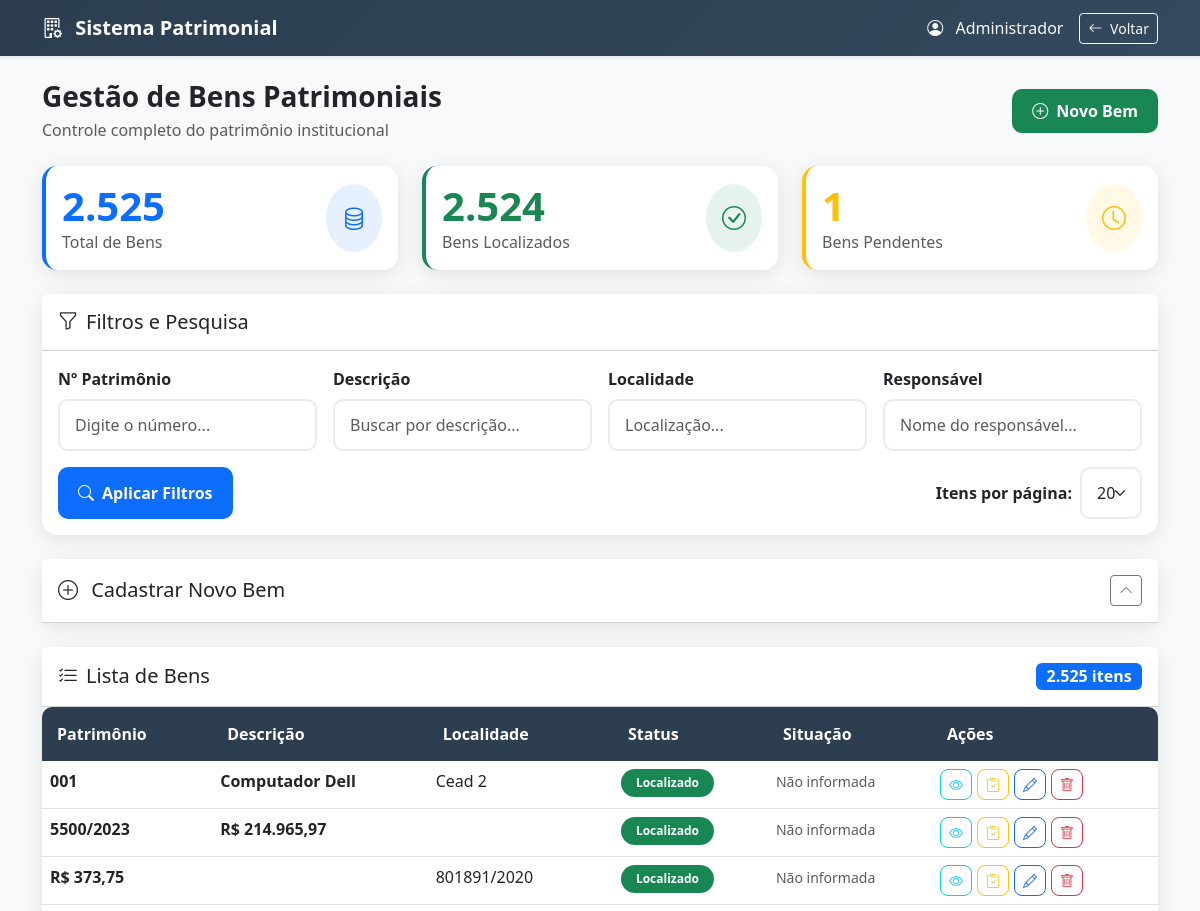
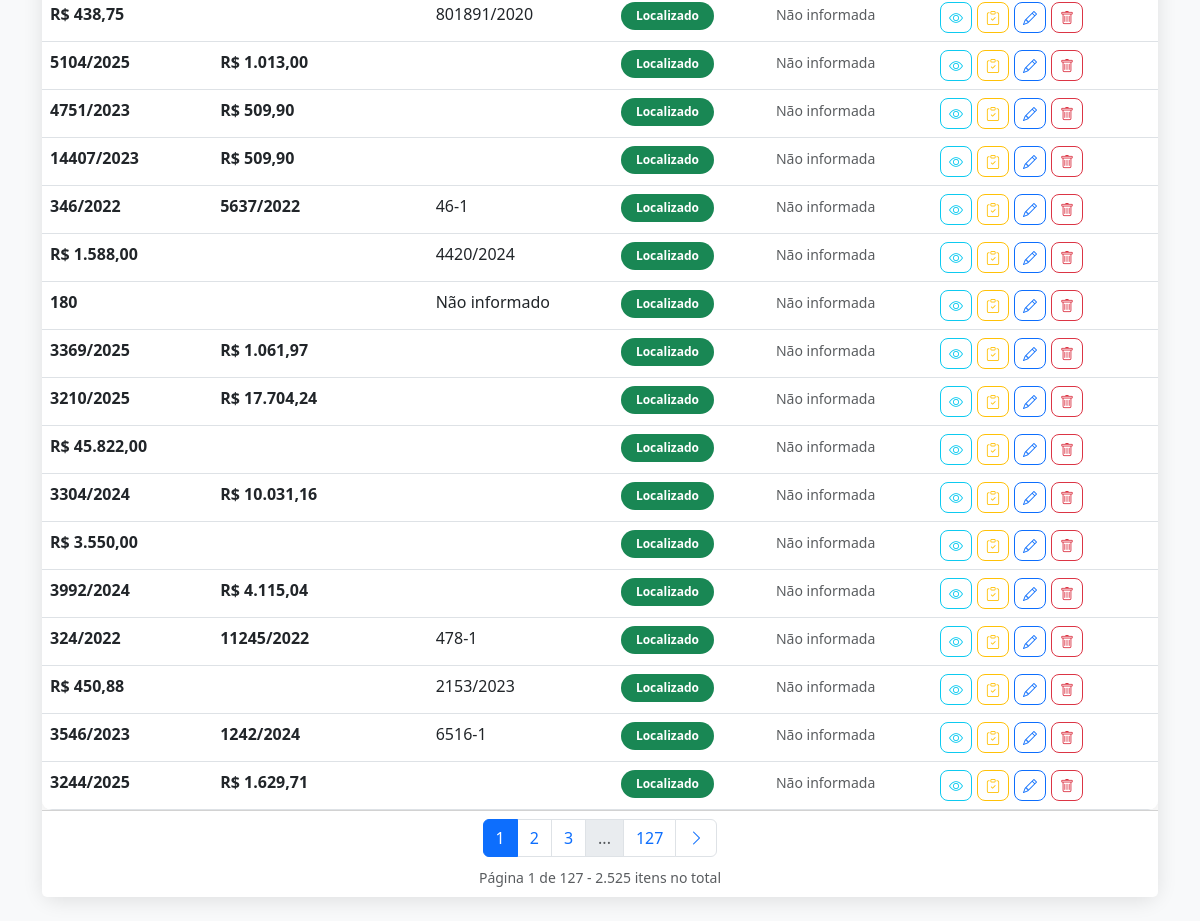
The page /sistema_crud.php (signed in) on the database its author committed (2 pictures, top to bottom).
### tables this page shows
CREATE TABLE `bens` (
  `id` int(11) NOT NULL AUTO_INCREMENT,
  `unidade_gestora` varchar(200) DEFAULT NULL,
  `localidade` varchar(200) DEFAULT NULL,
  `responsavel_localidade` varchar(100) DEFAULT NULL,
  `numero_patrimonio` varchar(100) NOT NULL,
  `descricao` text DEFAULT NULL,
  `observacoes` text DEFAULT NULL,
  `status` enum('Localizado','Pendente') DEFAULT 'Pendente',
  `responsavel_bem` varchar(100) DEFAULT NULL,
  `auditor` varchar(100) DEFAULT NULL,
  `data_ultima_vistoria` date DEFAULT NULL,
  `data_vistoria_atual` date DEFAULT NULL,
  `imagem` varchar(255) DEFAULT NULL,
  `localizacao_atual` varchar(200) DEFAULT NULL,
  `data_criacao` timestamp NOT NULL DEFAULT current_timestamp(),
  `data_atualizacao` timestamp NOT NULL DEFAULT current_timestamp() ON UPDATE current_timestamp(),
  `data_auditoria` datetime DEFAULT NULL,
  `localidade_anterior` varchar(200) DEFAULT NULL,
  PRIMARY KEY (`id`),
  UNIQUE KEY `numero_patrimonio` (`numero_patrimonio`)
);

### sistema_crud.php (the view, shortened to what the rows shown need)
<?php
$database = new Database();
$db = $database->getConnection();
$itens_por_pagina = isset($_GET['itens_por_pagina']) ? (int)$_GET['itens_por_pagina'] : 20;
$pagina_atual = isset($_GET['pagina']) ? (int)$_GET['pagina'] : 1;
$offset = ($pagina_atual - 1) * $itens_por_pagina;
$pesquisa_patrimonio = isset($_GET['patrimonio']) ? trim($_GET['patrimonio']) : '';
$pesquisa_descricao = isset($_GET['descricao']) ? trim($_GET['descricao']) : '';
$pesquisa_localidade = isset($_GET['localidade']) ? trim($_GET['localidade']) : '';
$pesquisa_responsavel = isset($_GET['responsavel']) ? trim($_GET['responsavel']) : '';
$pesquisa_ativa = !empty($pesquisa_patrimonio) || !empty($pesquisa_descricao) || !empty($pesquisa_localidade) || !empty($pesquisa_responsavel);
$query_bens_base = "FROM bens WHERE 1=1";
$query_bens = "SELECT * " . $query_bens_base . " ORDER BY id DESC LIMIT :limit OFFSET :offset";
$stmt_bens = $db->prepare($query_bens);
$stmt_bens->bindValue(':limit', $itens_por_pagina, PDO::PARAM_INT);
$stmt_bens->bindValue(':offset', $offset, PDO::PARAM_INT);
$stmt_bens->execute();
$bens = $stmt_bens->fetchAll(PDO::FETCH_ASSOC);
?>
<!DOCTYPE html>
<html lang="pt-br">
<head>
    <link href="https://cdn.jsdelivr.net/npm/bootstrap@5.3.0/dist/css/bootstrap.min.css" rel="stylesheet">
    <link rel="stylesheet" href="https://cdn.jsdelivr.net/npm/bootstrap-icons@1.11.0/font/bootstrap-icons.css">
</head>
<body class="bg-light">
    <main class="container py-4">
        <div class="row mb-4">
            <div class="col-12">
                <div class="d-flex justify-content-between align-items-center">
                    <div>
                        <h1 class="h3 fw-bold text-dark mb-1">Gestão de Bens Patrimoniais</h1>
                    </div>
                </div>
            </div>
        </div>
        <div class="card card-dashboard">
            <div class="card-body p-0">
                <?php if (count($bens) > 0): ?>
                    <div class="table-responsive">
                        <table class="table table-modern table-hover mb-0">
                            <thead>
                                <tr>
                                    <th>Patrimônio</th>
                                    <th>Descrição</th>
                                    <th class="d-none d-md-table-cell">Localidade</th>
                                    <th>Status</th>
                                    <th class="d-none d-lg-table-cell">Situação</th>
                                    <th>Ações</th>
                                </tr>
                            </thead>
                            <tbody>
                                <?php foreach ($bens as $bem): ?>
                                    <tr class="<?php echo $pesquisa_ativa ? 'search-highlight' : ''; ?>">
                                        <td class="fw-bold">
                                            <?php echo highlightSearchTerm(htmlspecialchars($bem['numero_patrimonio']), $pesquisa_patrimonio); ?>
                                        </td>
                                        <td>
                                            <div class="d-flex flex-column">
                                                <span class="fw-semibold">
                                                    <?php echo highlightSearchTerm(htmlspecialchars($bem['descricao']), $pesquisa_descricao); ?>
                                                </span>
                                            </div>
                                        </td>
                                        <td class="d-none d-md-table-cell">
                                            <?php echo highlightSearchTerm(htmlspecialchars($bem['localidade']), $pesquisa_localidade); ?>
                                        </td>
                                        <td>
                                            <span class="badge badge-status <?php echo $bem['status'] === 'Localizado' ? 'bg-success' : 'bg-warning'; ?>">
                                                <?php echo htmlspecialchars($bem['status']); ?>
                                            </span>
                                        </td>
                                        <td class="d-none d-lg-table-cell">
                                            <small class="text-muted">
                                                <?php echo !empty($bem['situacao']) ? htmlspecialchars($bem['situacao']) : 'Não informada'; ?>
                                            </small>
                                        </td>
                                        <td class="action-buttons">
                                            <a href="visualizar_bem.php?id=<?php echo $bem['id']; ?>"
                                               class="btn btn-outline-info btn-sm" title="Visualizar">
                                                <i class="bi bi-eye"></i>
                                            </a>
                                            <a href="sistema_crud.php?auditoria=<?php echo $bem['id']; ?>"
                                               class="btn btn-outline-warning btn-sm" title="Registrar Auditoria">
                                                <i class="bi bi-clipboard-check"></i>
                                            </a>
                                            <a href="sistema_crud.php?editar=<?php echo $bem['id']; ?>&<?php echo http_build_query($_GET); ?>"
                                               class="btn btn-outline-primary btn-sm" title="Editar">
                                                <i class="bi bi-pencil"></i>
                                            </a>
                                            <form method="POST" style="display: inline;"
                                                  onsubmit="return confirm('Tem certeza que deseja excluir o bem <?php echo addslashes($bem['numero_patrimonio']); ?>?');">
                                                <button type="submit" name="excluir_bem"
                                                        class="btn btn-outline-danger btn-sm" title="Excluir">
                                                    <i class="bi bi-trash"></i>
                                                </button>
                                            </form>
                                        </td>
                                    </tr>
                                <?php endforeach; ?>
                            </tbody>
                        </table>
                    </div>
                <?php endif; ?>
            </div>
        </div>
    </main>
</body>
</html>
<?php
function highlightSearchTerm($text, $searchTerm) {
    if (empty($searchTerm) || empty(trim($searchTerm))) {
        return $text;
    }
    $pattern = '/' . preg_quote($searchTerm, '/') . '/i';
    $replacement = '<mark class="search-term-highlight">$0</mark>';
    return preg_replace($pattern, $replacement, $text);
}

### rows shown on the page
bens: numero_patrimonio "001", descricao "Computador Dell", localidade "Cead 2", status "Localizado"
bens: numero_patrimonio "5500/2023", descricao "R$ 214.965,97", status "Localizado"
bens: numero_patrimonio "R$ 373,75", localidade "801891/2020", status "Localizado"
bens: numero_patrimonio "R$ 438,75", localidade "801891/2020", status "Localizado"
bens: numero_patrimonio "5104/2025", descricao "R$ 1.013,00", status "Localizado"
bens: numero_patrimonio "4751/2023", descricao "R$ 509,90", status "Localizado"
bens: numero_patrimonio "14407/2023", descricao "R$ 509,90", status "Localizado"
bens: numero_patrimonio "346/2022", descricao "5637/2022", localidade "46-1", status "Localizado"
bens: numero_patrimonio "R$ 1.588,00", localidade "4420/2024", status "Localizado"
bens: numero_patrimonio "180", localidade "Não informado", status "Localizado"
bens: numero_patrimonio "3369/2025", descricao "R$ 1.061,97", status "Localizado"
bens: numero_patrimonio "3210/2025", descricao "R$ 17.704,24", status "Localizado"
bens: numero_patrimonio "R$ 45.822,00", status "Localizado"
bens: numero_patrimonio "3304/2024", descricao "R$ 10.031,16", status "Localizado"
bens: numero_patrimonio "R$ 3.550,00", status "Localizado"
bens: numero_patrimonio "3992/2024", descricao "R$ 4.115,04", status "Localizado"
bens: numero_patrimonio "324/2022", descricao "11245/2022", localidade "478-1", status "Localizado"
bens: numero_patrimonio "R$ 450,88", localidade "2153/2023", status "Localizado"
bens: numero_patrimonio "3546/2023", descricao "1242/2024", localidade "6516-1", status "Localizado"
bens: numero_patrimonio "3244/2025", descricao "R$ 1.629,71", status "Localizado"

### other values the page prints
$_SESSION['usuario_nome'] "Administrador"
$stats['total'] "2.525"
$stats['localizados'] "2.524"
$stats['pendentes'] "1"
$total_bens "2.525"
$pagina_atual "1"
$total_paginas "127"
